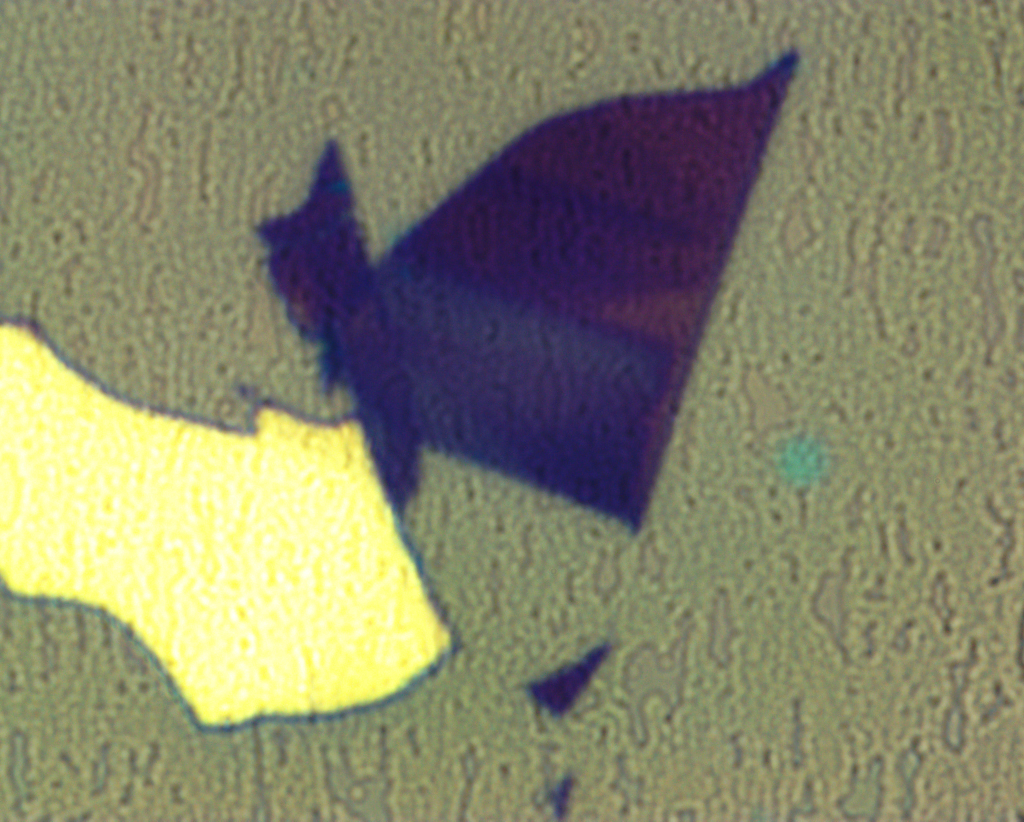
#> input picture src/sample_images/00002.jpg, 4096 x 3286 px (shown at 1/4 size)
$ python -i FlakeDifferentiator.py   (imports and definitions only)   (Python 2 division)
#> lines starting #> are read from the running program, lines starting #| are printed output that depends on the picture
# Description: This file contains the class that takes a microscope image
# and extracts all of the flakes that it can from the image. It is designed
# so that it can export images of each step in the process so that a user
# can adjust parameters that effect the process as a "calibration" step.

import code
import sys
import argparse
import os
import time
import cv2
import pickle
import numpy             as np
import matplotlib.pyplot as plt

from sklearn.mixture       import BayesianGaussianMixture
from readable_csv          import readable_csv as csv
from colors                import dist_colors  as colors

def torgb(h):
	return [int(h[1:3], 16), int(h[3:5], 16), int(h[5:7], 16)]

class FlakeDifferentiator:
	def __init__(self, **kwargs):
		self.bgmm = None
		self.mode = 'HSV' # Options are 'HSV', 'RGB'

		# If the user specifies a BGMM, we will use that.
		# Otherwise, they'll have to call the fit function
		# and pass in one or more images to use for the fitting
		# process.
		if 'bgmm' in kwargs:
			self.bgmm = kwargs['bgmm']

		# Make sure they specified a valid color mode.
		if 'mode' in kwargs:
			self.mode = kwargs['mode']
			if self.mode not in ['HSV', 'RGB']:
				raise ValueError("""
					'mode' must be 'HSV' or 'RGB'
				""")

		# Now we setup the default parameters that control how
		# the images are processed for flake extraction.
		self.params = {
			'training_image_width'  : 100,
			'processed_image_width' : 1000,
			'denoising_strength'    : 30,
			'bgmm_classes'          : 3,
			'border_width'          : 5,
			'edge_threshold1'       : 10,
			'edge_threshold2'       : 80,
			'edge_dilate_size'      : 3,
			'length_threshold'      : 0.02,
			'mask_erode_size'       : 12
		}

		# These jsut effect how the steps in the process are displayed.
		self.ui_options = {
			'contour_color'     : (255, 0, 0),
			'bounds_color'      : (255, 0, 0),
			'contour_thickness' : 1,
			'bounds_thickness'  : 1,
			'mask_color'        : (0, 0, 0)
		}

	# Fits the BGMM used to identify flakes, using the specified
	# images.
	#
	# Parameters:
	#      - images: A list of image file paths.
	def fit(self, images):
		# Load the images off of the disk.
		if self.mode == 'HSV':
			images = [cv2.imread(f, cv2.IMREAD_COLOR) for f in images]
			images = [cv2.cvtColor(i, cv2.COLOR_BGR2HSV) for i in images]
		else:
			images = [cv2.imread(f, cv2.IMREAD_COLOR) for f in images]
			images = [cv2.cvtColor(i, cv2.COLOR_BGR2RGB) for i in images]

		# Downscale the images.
		tmp = []
		for img in images:
			width = self.params['training_image_width']
			scale = np.sqrt((width**2) / (img.shape[0] * img.shape[1]))
			tmp.append(cv2.resize(img, (0, 0), fx=scale, fy=scale))

		images = tmp

		# Convert the images into a set of HSV or RGB values
		# (depending on the mode) that will be used to fit the
		# BGMM. Shape will be (n_pixels, 3)

		self.fitting_data = images[0].reshape(
			images[0].shape[0] * images[0].shape[1],
			3
		)

		for img in images[1:]:
			additional_data = img.reshape(
				img.shape[0] * img.shape[1],
				3
			)
			self.fitting_data = np.concatenate((
				self.fitting_data, additional_data
			))

		self.bgmm = BayesianGaussianMixture(
			n_components=self.params["bgmm_classes"],
			covariance_type='full'
		)

		self.bgmm.fit(self.fitting_data)


	# [203 lines left out: functions getLargerThan, subimage, scanImage, not called in this run]

>>> import cv2
>>> picture = cv2.imread('sample_images/00002.jpg', cv2.IMREAD_GRAYSCALE)
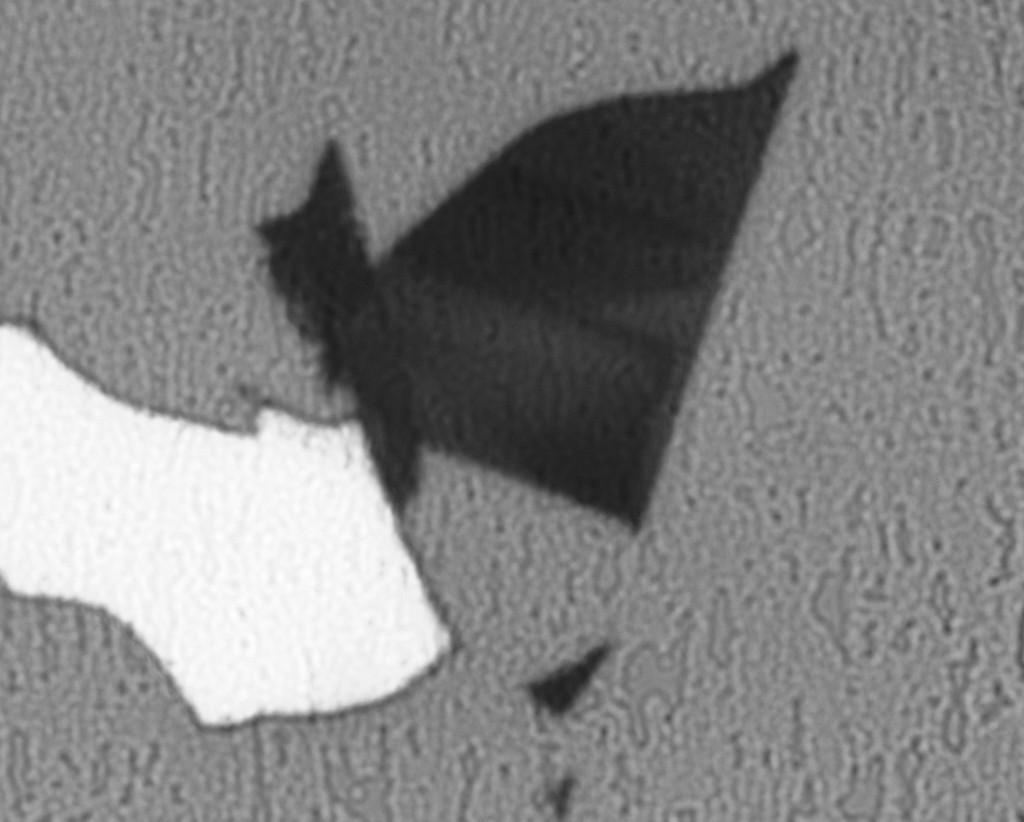
#> picture: shape (3286, 4096) (shown at 1/4 size); min 23, max 255, mean 131.8
#> (the run stopped early here; a loop or call above may not have finished)

$ run again, on src/sample_images/00003.jpg
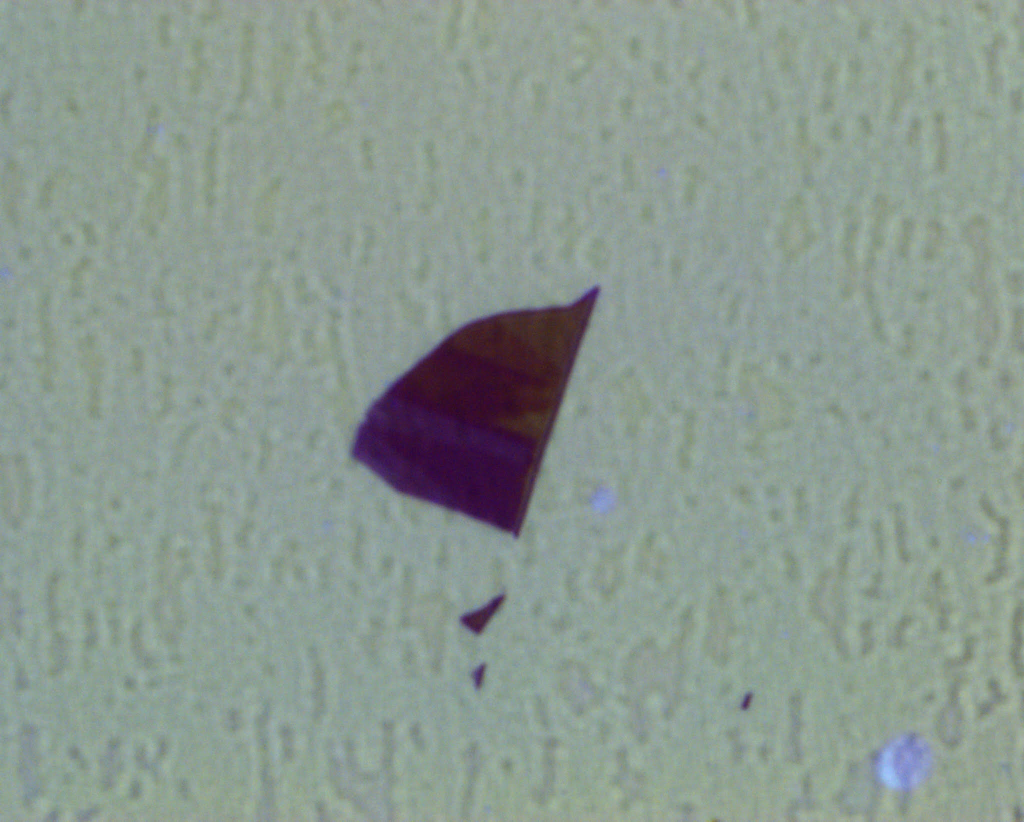
#> input picture src/sample_images/00003.jpg, 2048 x 1644 px (shown at 1/2 size)
#> `picture = cv2.imread('sample_images/00002.jpg', cv2.IMREAD_GRAYSCALE)`:
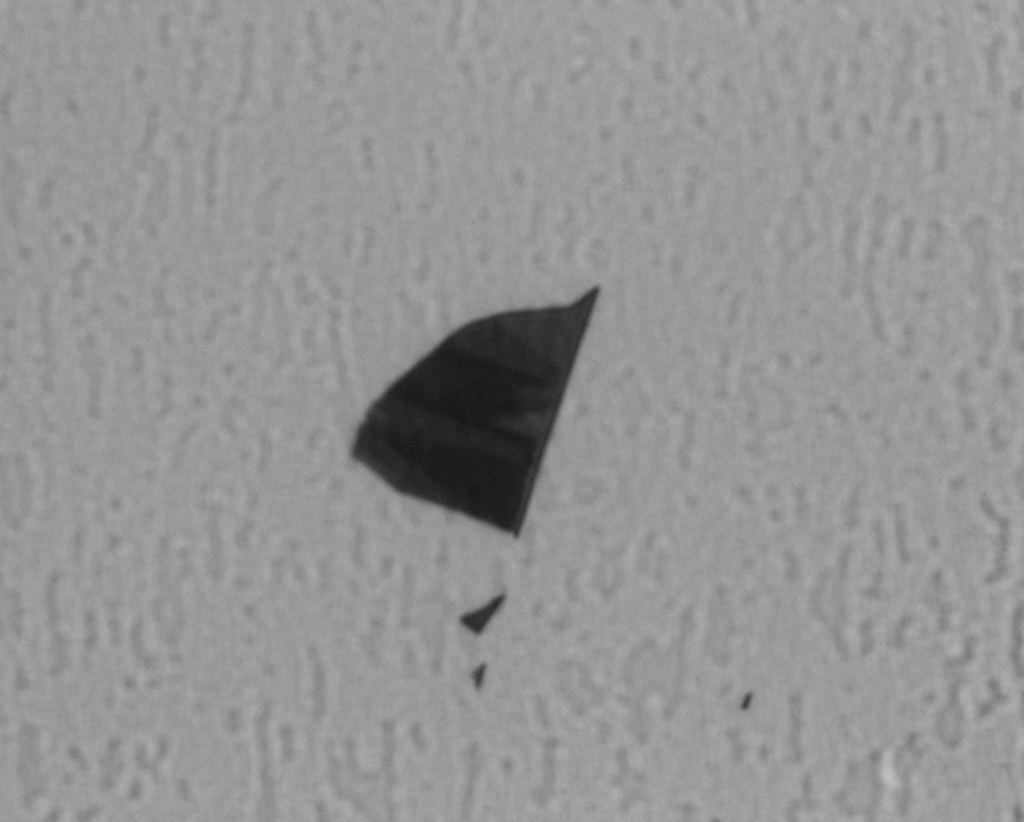
#> picture: shape (1644, 2048) (shown at 1/2 size); min 19, max 196, mean 148.4

$ run again, on src/sample_images/00004.jpg
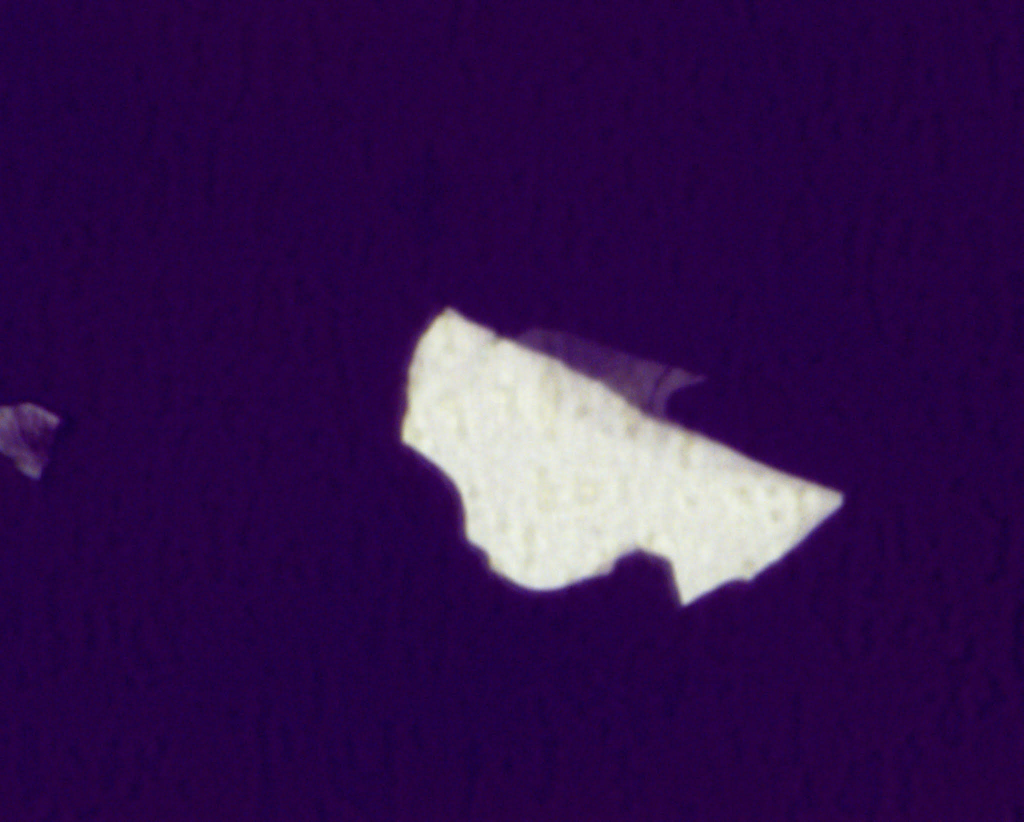
#> input picture src/sample_images/00004.jpg, 2048 x 1644 px (shown at 1/2 size)
#> `picture = cv2.imread('sample_images/00002.jpg', cv2.IMREAD_GRAYSCALE)`:
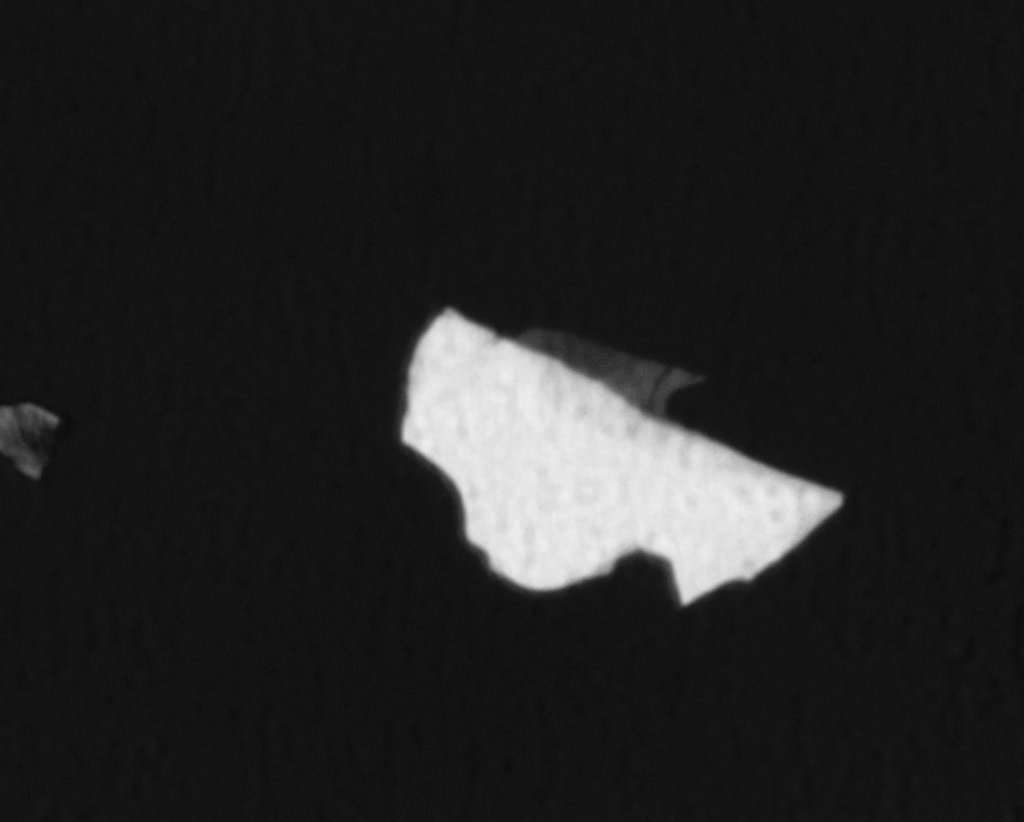
#> picture: shape (1644, 2048) (shown at 1/2 size); min 9, max 239, mean 35.6

$ run again, on src/sample_images/00005.jpg
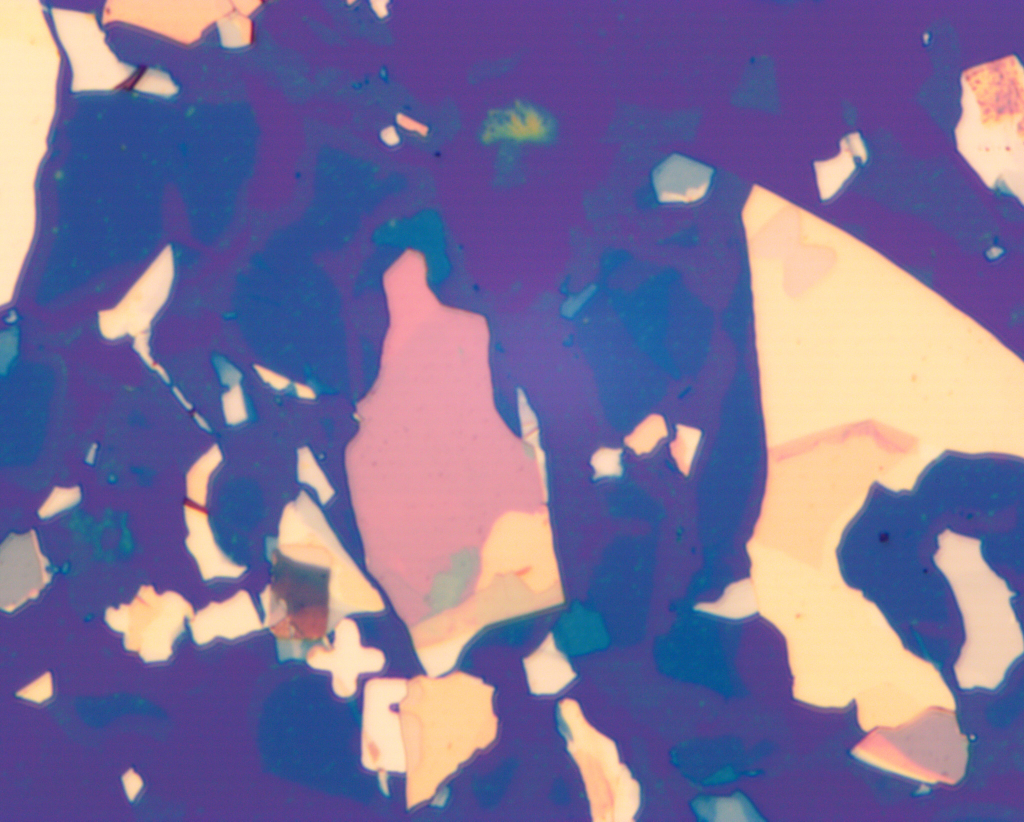
#> input picture src/sample_images/00005.jpg, 4096 x 3286 px (shown at 1/4 size)
#> `picture = cv2.imread('sample_images/00002.jpg', cv2.IMREAD_GRAYSCALE)`:
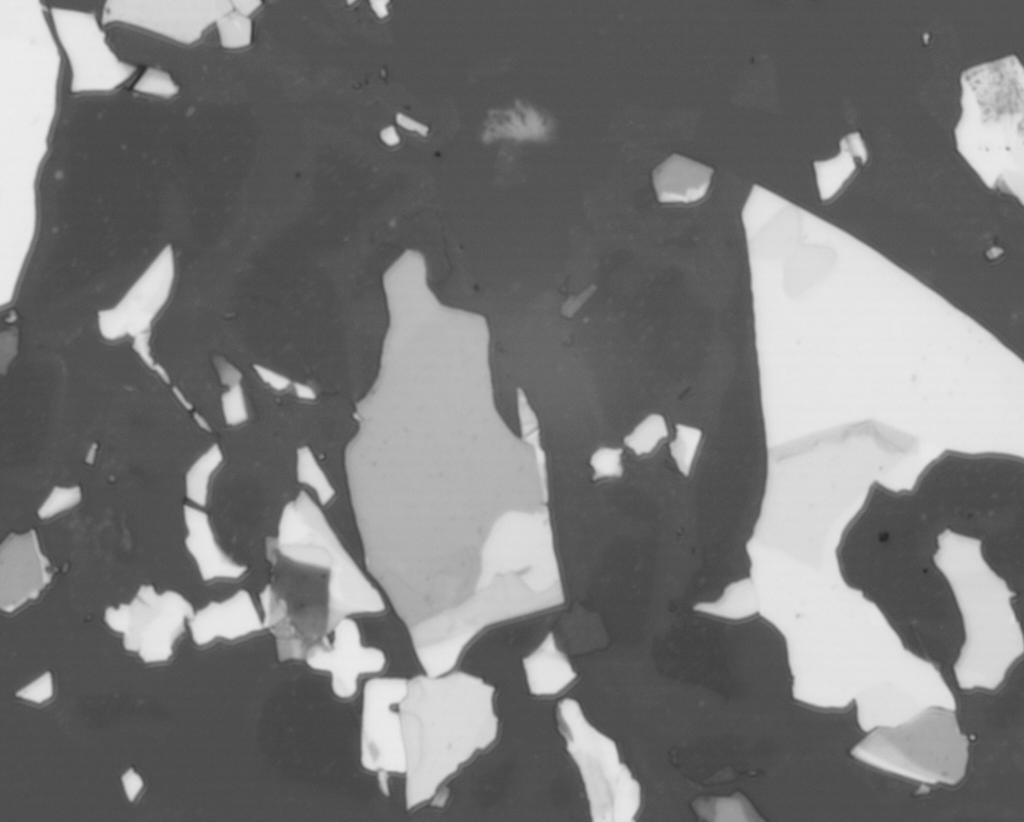
#> picture: shape (3286, 4096) (shown at 1/4 size); min 34, max 241, mean 119.7
